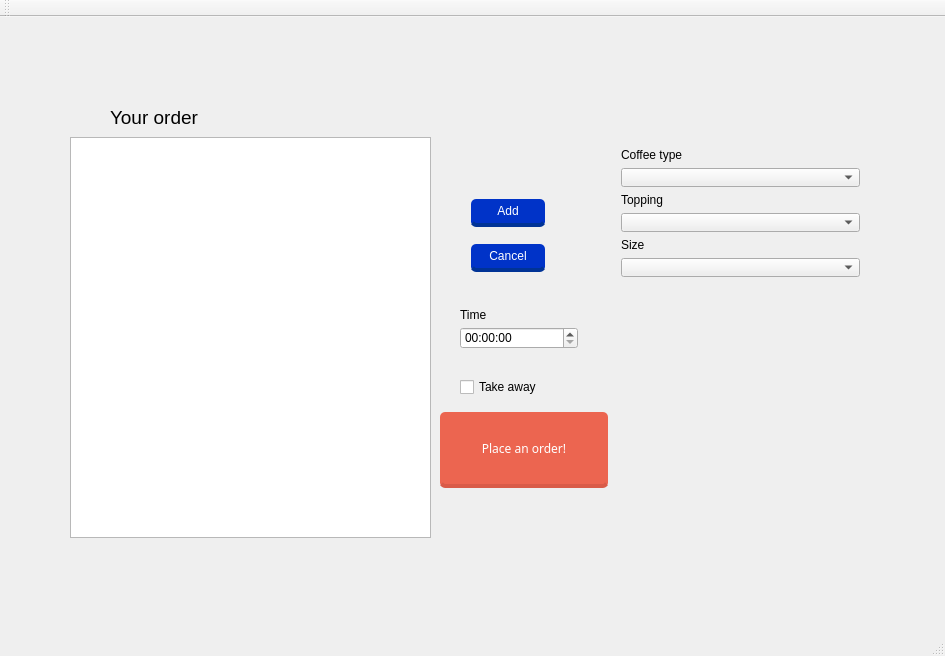
<?xml version="1.0" encoding="UTF-8"?>
<ui version="4.0">
 <class>MainWindow</class>
 <widget class="QMainWindow" name="MainWindow">
  <property name="geometry">
   <rect>
    <x>0</x>
    <y>0</y>
    <width>945</width>
    <height>656</height>
   </rect>
  </property>
  <property name="windowTitle">
   <string>MainWindow</string>
  </property>
  <widget class="QWidget" name="centralWidget">
   <widget class="QTableView" name="tableView">
    <property name="geometry">
     <rect>
      <x>70</x>
      <y>120</y>
      <width>361</width>
      <height>401</height>
     </rect>
    </property>
   </widget>
   <widget class="QPushButton" name="FinishMainButton">
    <property name="geometry">
     <rect>
      <x>440</x>
      <y>390</y>
      <width>171</width>
      <height>81</height>
     </rect>
    </property>
    <property name="font">
     <font>
      <family>Roboto Slab,serif</family>
     </font>
    </property>
    <property name="styleSheet">
     <string notr="true">float: right;
margin-right: 3%;
margin-top: 5px;
border-radius:5px;
-MOZ-BORDER-RADIUS: 5px;
-webkit-border-radius: 5px;
padding: 5px 9px;
font-size: 1.2em;
background-color: rgba(236, 101, 80, 1);
text-shadow: #454545 0 0 2px;
border-bottom: 4px solid rgba(217,91,72,1);
color: white;
font-family: 'Roboto Slab', serif;
</string>
    </property>
    <property name="text">
     <string>Place an order!</string>
    </property>
   </widget>
   <widget class="QLabel" name="label">
    <property name="geometry">
     <rect>
      <x>110</x>
      <y>90</y>
      <width>211</width>
      <height>21</height>
     </rect>
    </property>
    <property name="font">
     <font>
      <pointsize>14</pointsize>
     </font>
    </property>
    <property name="text">
     <string>Your order</string>
    </property>
   </widget>
   <widget class="QWidget" name="layoutWidget">
    <property name="geometry">
     <rect>
      <x>460</x>
      <y>160</y>
      <width>99</width>
      <height>114</height>
     </rect>
    </property>
    <layout class="QVBoxLayout" name="verticalLayout">
     <item>
      <widget class="QPushButton" name="AddMainButton">
       <property name="styleSheet">
        <string notr="true">float: right;
margin-right: 3%;
margin-top: 5px;
border-radius:5px;
-MOZ-BORDER-RADIUS: 5px;
-webkit-border-radius: 5px;
padding: 5px 9px;
font-size: 1.2em;
background-color: rgba(0, 51, 200, 1);
text-shadow: #454545 0 0 2px;
border-bottom: 4px solid rgba(0, 51, 150, 1);
color: white;
font-family: 'Roboto Slab', serif;
</string>
       </property>
       <property name="text">
        <string>Add</string>
       </property>
      </widget>
     </item>
     <item>
      <widget class="QPushButton" name="DelMainButton">
       <property name="styleSheet">
        <string notr="true">float: right;
margin-right: 3%;
margin-top: 5px;
border-radius:5px;
-MOZ-BORDER-RADIUS: 5px;
-webkit-border-radius: 5px;
padding: 5px 9px;
font-size: 1.2em;
background-color: rgba(0, 51, 200, 1);
text-shadow: #454545 0 0 2px;
border-bottom: 4px solid rgba(0, 51, 150, 1);
color: white;
font-family: 'Roboto Slab', serif;
</string>
       </property>
       <property name="text">
        <string>Cancel</string>
       </property>
      </widget>
     </item>
    </layout>
   </widget>
   <widget class="QLabel" name="picLabel">
    <property name="geometry">
     <rect>
      <x>620</x>
      <y>280</y>
      <width>241</width>
      <height>241</height>
     </rect>
    </property>
    <property name="text">
     <string/>
    </property>
   </widget>
   <widget class="QWidget" name="layoutWidget">
    <property name="geometry">
     <rect>
      <x>610</x>
      <y>120</y>
      <width>261</width>
      <height>151</height>
     </rect>
    </property>
    <layout class="QVBoxLayout" name="verticalLayout_2">
     <item>
      <widget class="QLabel" name="label_2">
       <property name="text">
        <string>Coffee type</string>
       </property>
      </widget>
     </item>
     <item>
      <widget class="QComboBox" name="comboBox">
       <property name="currentIndex">
        <number>-1</number>
       </property>
       <item>
        <property name="text">
         <string>Cappuccino</string>
        </property>
       </item>
       <item>
        <property name="text">
         <string>Latte</string>
        </property>
       </item>
       <item>
        <property name="text">
         <string>Espresso</string>
        </property>
       </item>
       <item>
        <property name="text">
         <string>Americano</string>
        </property>
       </item>
       <item>
        <property name="text">
         <string>Latte Macchiato</string>
        </property>
       </item>
       <item>
        <property name="text">
         <string>Cafe au Lait</string>
        </property>
       </item>
       <item>
        <property name="text">
         <string>Caffe Mocha</string>
        </property>
       </item>
      </widget>
     </item>
     <item>
      <widget class="QLabel" name="label_3">
       <property name="text">
        <string>Topping</string>
       </property>
      </widget>
     </item>
     <item>
      <widget class="QComboBox" name="comboBox_2">
       <property name="currentIndex">
        <number>-1</number>
       </property>
       <item>
        <property name="text">
         <string>Cinnamon</string>
        </property>
       </item>
       <item>
        <property name="text">
         <string>Marshmellow</string>
        </property>
       </item>
       <item>
        <property name="text">
         <string>Extra milk</string>
        </property>
       </item>
      </widget>
     </item>
     <item>
      <widget class="QLabel" name="label_4">
       <property name="text">
        <string>Size</string>
       </property>
      </widget>
     </item>
     <item>
      <widget class="QComboBox" name="comboBox_3">
       <property name="contextMenuPolicy">
        <enum>Qt::DefaultContextMenu</enum>
       </property>
       <property name="currentIndex">
        <number>-1</number>
       </property>
       <item>
        <property name="text">
         <string>Small (150 ml)</string>
        </property>
       </item>
       <item>
        <property name="text">
         <string>Medium (250 ml)</string>
        </property>
       </item>
       <item>
        <property name="text">
         <string>Large (350 ml)</string>
        </property>
       </item>
       <item>
        <property name="text">
         <string>Ultimate (500 ml)</string>
        </property>
       </item>
      </widget>
     </item>
    </layout>
   </widget>
   <widget class="QTimeEdit" name="timeEdit">
    <property name="geometry">
     <rect>
      <x>460</x>
      <y>310</y>
      <width>118</width>
      <height>22</height>
     </rect>
    </property>
   </widget>
   <widget class="QCheckBox" name="checkBox">
    <property name="geometry">
     <rect>
      <x>460</x>
      <y>360</y>
      <width>111</width>
      <height>20</height>
     </rect>
    </property>
    <property name="toolTip">
     <string>If there is no need to book a table for you, please let us know=).</string>
    </property>
    <property name="statusTip">
     <string/>
    </property>
    <property name="whatsThis">
     <string/>
    </property>
    <property name="accessibleDescription">
     <string/>
    </property>
    <property name="text">
     <string>Take away</string>
    </property>
   </widget>
   <widget class="QLabel" name="label_5">
    <property name="geometry">
     <rect>
      <x>460</x>
      <y>290</y>
      <width>55</width>
      <height>16</height>
     </rect>
    </property>
    <property name="text">
     <string>Time</string>
    </property>
   </widget>
  </widget>
  <widget class="QMenuBar" name="menuBar">
   <property name="geometry">
    <rect>
     <x>0</x>
     <y>0</y>
     <width>945</width>
     <height>26</height>
    </rect>
   </property>
  </widget>
  <widget class="QToolBar" name="mainToolBar">
   <attribute name="toolBarArea">
    <enum>TopToolBarArea</enum>
   </attribute>
   <attribute name="toolBarBreak">
    <bool>false</bool>
   </attribute>
  </widget>
  <widget class="QStatusBar" name="statusBar"/>
 </widget>
 <layoutdefault spacing="6" margin="11"/>
 <resources/>
 <connections/>
</ui>
